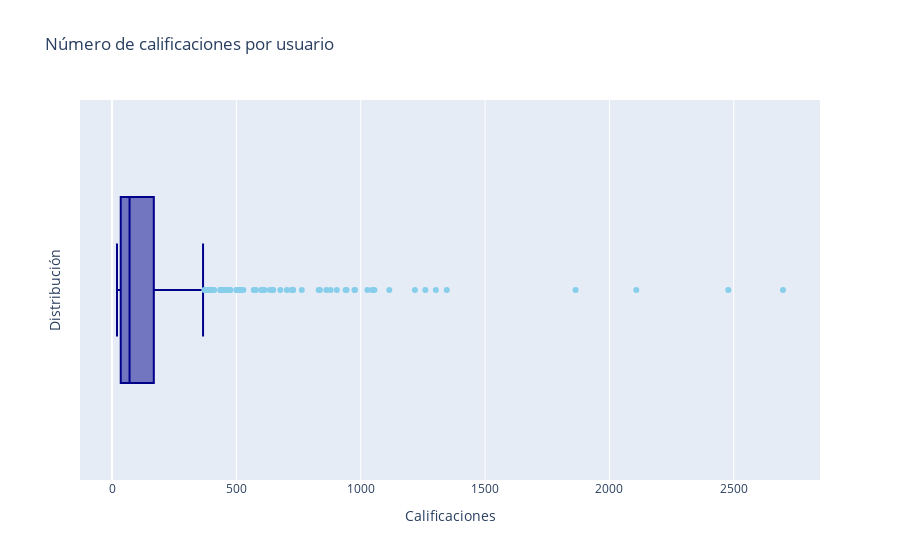

This figure's notebook cell:
### Code cell
import plotly.graph_objects as go

# Boxplot con Plotly
fig = go.Figure()

fig.add_trace(go.Box(
    x=rating_users['cnt_rat'],
    name='',
    boxpoints='outliers',  # muestra los outliers
    marker=dict(color='skyblue'),
    line=dict(color='darkblue')
))

fig.update_layout(
    title="Número de calificaciones por usuario",
    xaxis_title="Calificaciones",
    yaxis_title="Distribución",
    showlegend=False
)

fig.show()

### Figure 1 — Plotly figure (JSON) as saved in the notebook; plotly's stock layout.template omitted (floating-point values rounded to 4 significant figures; data arrays with more than 128 entries replaced by an {"elided": "..."} marker saying what was removed)
{"data": [{"boxpoints": "outliers", "line": {"color": "darkblue"}, "marker": {"color": "skyblue"}, "name": "", "type": "box", "x": {"elided": "610 int values"}}], "layout": {"showlegend": false, "title": {"text": "Número de calificaciones por usuario"}, "xaxis": {"title": {"text": "Calificaciones"}}, "yaxis": {"title": {"text": "Distribución"}}}}
